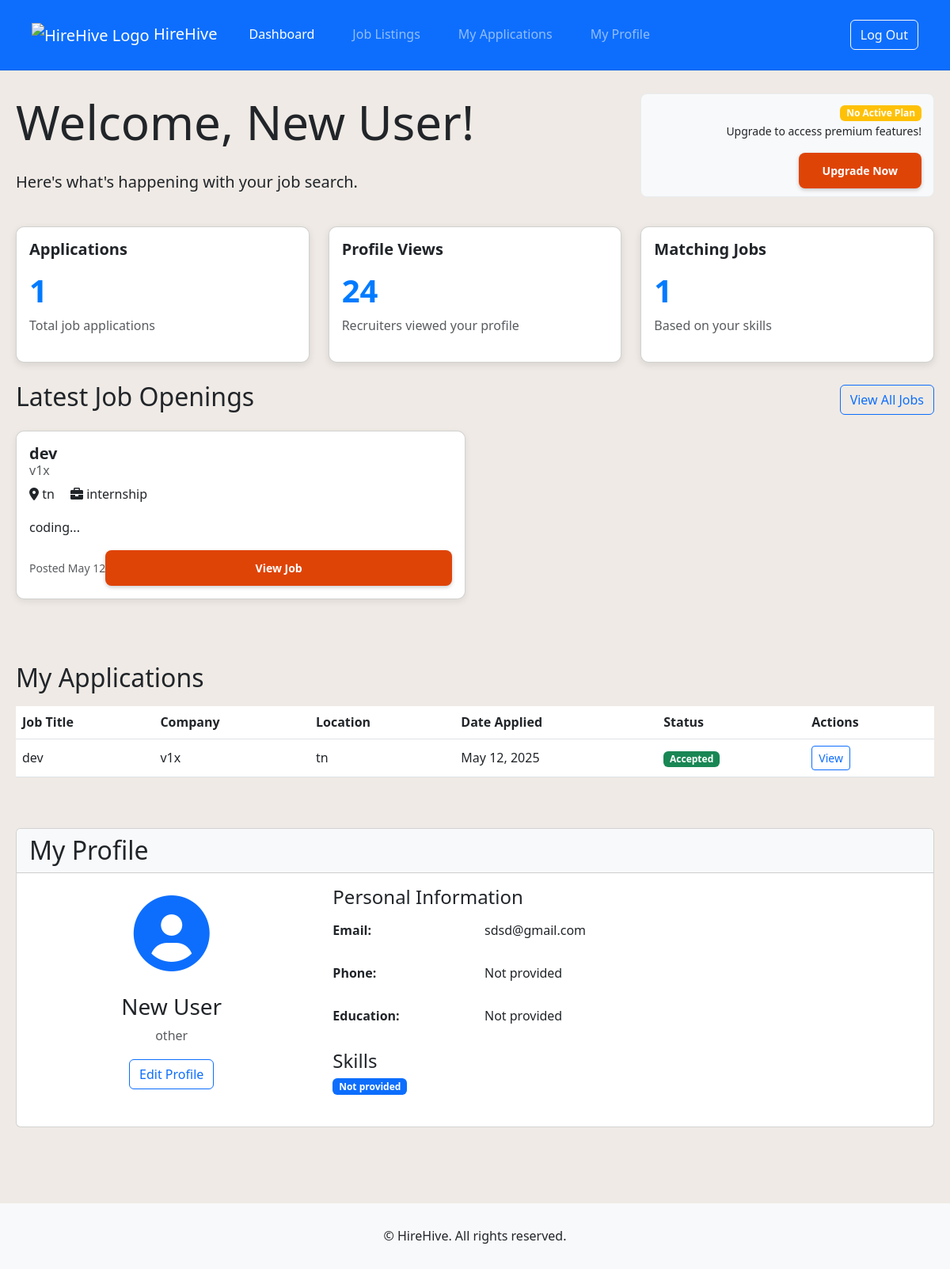
Page /dashboard-job-seeker.php (signed in) on the committed database.
### tables this page shows
CREATE TABLE `jobseekers` (
  `jobseeker_id` int(11) NOT NULL,
  `user_id` int(11) NOT NULL,
  `full_name` varchar(100) NOT NULL,
  `profession` varchar(100) NOT NULL,
  `education` varchar(50) NOT NULL,
  `skills` text NOT NULL,
  `portfolio` varchar(255) DEFAULT NULL,
  `phone` varchar(20) NOT NULL,
  `linkedin` varchar(255) DEFAULT NULL,
  `website` varchar(255) DEFAULT NULL,
  `other_profession` varchar(100) DEFAULT NULL
);

CREATE TABLE `joblistings` (
  `job_id` int(11) NOT NULL,
  `enterprise_id` int(11) NOT NULL,
  `title` varchar(100) NOT NULL,
  `description` text NOT NULL,
  `requirements` text NOT NULL,
  `responsibilities` text DEFAULT NULL,
  `benefits` text DEFAULT NULL,
  `location` varchar(100) NOT NULL,
  `job_type` enum('full-time','part-time','contract','internship','remote') NOT NULL,
  `salary_range` varchar(100) DEFAULT NULL,
  `posted_date` timestamp NOT NULL DEFAULT current_timestamp(),
  `closing_date` timestamp NULL DEFAULT NULL,
  `status` enum('open','closed','draft') NOT NULL DEFAULT 'open'
);

CREATE TABLE `enterprises` (
  `enterprise_id` int(11) NOT NULL,
  `user_id` int(11) NOT NULL,
  `company_name` varchar(100) NOT NULL,
  `company_size` varchar(50) NOT NULL,
  `worker_types` text NOT NULL,
  `product_service_description` text NOT NULL,
  `phone` varchar(20) NOT NULL,
  `linkedin` varchar(255) DEFAULT NULL,
  `website` varchar(255) DEFAULT NULL,
  `other_worker_type` varchar(100) DEFAULT NULL
);

CREATE TABLE `job_applications` (
  `application_id` int(11) NOT NULL,
  `job_id` int(11) NOT NULL,
  `jobseeker_id` int(11) NOT NULL,
  `application_date` timestamp NOT NULL DEFAULT current_timestamp(),
  `cover_letter` text DEFAULT NULL,
  `status` enum('pending','reviewed','interviewed','offered','rejected','accepted') NOT NULL DEFAULT 'pending',
  `feedback` text DEFAULT NULL
);

CREATE TABLE `users` (
  `user_id` int(11) NOT NULL,
  `email` varchar(100) NOT NULL,
  `password` varchar(255) NOT NULL,
  `role` enum('job-seeker','enterprise','admin') NOT NULL,
  `created_at` timestamp NOT NULL DEFAULT current_timestamp(),
  `updated_at` timestamp NOT NULL DEFAULT current_timestamp() ON UPDATE current_timestamp()
);

### session.php (called while the page is built, shortened)
<?php
function get_user_data($conn, $table) {
    $user_id = $_SESSION["user_id"];
    if ($table === 'jobseekers') {
        $sql = "SELECT j.*, u.email FROM jobseekers j
                JOIN users u ON j.user_id = u.user_id
                WHERE j.user_id = ?";
    } else if ($table === 'enterprises') {
        $sql = "SELECT e.*, u.email FROM enterprises e
                JOIN users u ON e.user_id = u.user_id
                WHERE e.user_id = ?";
    } else if ($table === 'admin') {
        $sql = "SELECT u.user_id, u.email, u.role, 'Admin' as name, 'System Administrator' as company_name
                FROM users u
                WHERE u.user_id = ? AND u.role = 'admin'";
    } else {
        return false;
    }
    $stmt = $conn->prepare($sql);
    $stmt->bind_param("i", $user_id);
    $stmt->execute();
    $result = $stmt->get_result();
    if ($result->num_rows === 1) {
        return $result->fetch_assoc();
    } else {
        return false;
    }
}
?>

### dashboard-job-seeker.php (the view, shortened to what this page needs)
<?php
require_once "session.php";
require_once "db_connect.php";
$user_data = get_user_data($conn, 'jobseekers');
$subscription = null;
$applications = array();
$app_sql = "SELECT ja.*, jl.title, jl.location, e.company_name
            FROM job_applications ja
            JOIN jobseekers j ON ja.jobseeker_id = j.jobseeker_id
            JOIN joblistings jl ON ja.job_id = jl.job_id
            JOIN enterprises e ON jl.enterprise_id = e.enterprise_id
            WHERE j.user_id = ?
            ORDER BY ja.application_date DESC";
$stmt = $conn->prepare($app_sql);
$stmt->bind_param("i", $_SESSION["user_id"]);
$stmt->execute();
$result = $stmt->get_result();
if ($result->num_rows > 0) {
    while ($row = $result->fetch_assoc()) {
        $applications[] = $row;
    }
}
$jobs = array();
$jobs_sql = "SELECT jl.*, e.company_name
             FROM joblistings jl
             JOIN enterprises e ON jl.enterprise_id = e.enterprise_id
             WHERE jl.status = 'open'
             ORDER BY jl.posted_date DESC
             LIMIT 10";
$result = $conn->query($jobs_sql);
if ($result->num_rows > 0) {
    while ($row = $result->fetch_assoc()) {
        $jobs[] = $row;
    }
}
?>
<!DOCTYPE html>
<html lang="en">
<head>
    <link href="https://cdn.jsdelivr.net/npm/bootstrap@5.3.0/dist/css/bootstrap.min.css" rel="stylesheet">
    <link rel="stylesheet" href="css/style.css">
    <link rel="stylesheet" href="css/dashboard.css">
    <link rel="stylesheet" href="https://cdnjs.cloudflare.com/ajax/libs/font-awesome/6.0.0/css/all.min.css">
</head>
<body>
    <nav class="navbar navbar-expand-lg navbar-dark bg-primary">
        <div class="container">
            <a class="navbar-brand" href="index.html">
                <img src="assets/images/logo.png" alt="HireHive Logo" height="40">
                HireHive
            </a>
            <div class="collapse navbar-collapse" id="navbarNav">
                <ul class="navbar-nav me-auto">
                    <li class="nav-item">
                        <a class="nav-link active" href="dashboard-job-seeker.php">Dashboard</a>
                    </li>
                    <li class="nav-item">
                        <a class="nav-link" href="#job-listings">Job Listings</a>
                    </li>
                    <li class="nav-item">
                        <a class="nav-link" href="#applications">My Applications</a>
                    </li>
                    <li class="nav-item">
                        <a class="nav-link" href="#profile">My Profile</a>
                    </li>
                </ul>
                <div class="d-flex">
                    <a href="logout.php" class="btn btn-outline-light">Log Out</a>
                </div>
            </div>
        </div>
    </nav>
    <div class="container py-5">
        <div class="row mb-4">
            <div class="col-md-8">
                <h1>Welcome, <?php echo htmlspecialchars($user_data['full_name']); ?>!</h1>
                <p class="lead">Here's what's happening with your job search.</p>
            </div>
            <div class="col-md-4 text-end">
                <?php if ($subscription): ?>
                    <div class="subscription-info">
                        <span class="badge bg-success">Active Plan: <?php echo htmlspecialchars($subscription['plan_name']); ?></span>
                        <p class="small">Valid until: <?php echo date('M d, Y', strtotime($subscription['end_date'])); ?></p>
                    </div>
                <?php else: ?>
                    <div class="subscription-info">
                        <span class="badge bg-warning">No Active Plan</span>
                        <p class="small">Upgrade to access premium features!</p>
                        <button class="btn btn-sm btn-primary" data-bs-toggle="modal" data-bs-target="#upgradeModal">Upgrade Now</button>
                    </div>
                <?php endif; ?>
            </div>
        </div>
        <div class="row mb-4">
            <div class="col-md-4">
                <div class="card dashboard-card">
                    <div class="card-body">
                        <h5 class="card-title">Applications</h5>
                        <p class="card-text stat-number"><?php echo count($applications); ?></p>
                        <p class="text-muted">Total job applications</p>
                    </div>
                </div>
            </div>
            <div class="col-md-4">
                <div class="card dashboard-card">
                    <div class="card-body">
                        <h5 class="card-title">Profile Views</h5>
                        <p class="card-text stat-number">24</p>
                        <p class="text-muted">Recruiters viewed your profile</p>
                    </div>
                </div>
            </div>
            <div class="col-md-4">
                <div class="card dashboard-card">
                    <div class="card-body">
                        <h5 class="card-title">Matching Jobs</h5>
                        <p class="card-text stat-number"><?php echo count($jobs); ?></p>
                        <p class="text-muted">Based on your skills</p>
                    </div>
                </div>
            </div>
        </div>
        <section id="job-listings" class="mb-5">
            <div class="d-flex justify-content-between align-items-center mb-3">
                <h2>Latest Job Openings</h2>
                <a href="#" class="btn btn-outline-primary">View All Jobs</a>
            </div>
            <?php if (count($jobs) > 0): ?>
                <div class="row">
                    <?php foreach ($jobs as $job): ?>
                        <div class="col-md-6 mb-3">
                            <div class="card job-card">
                                <div class="card-body">
                                    <h5 class="card-title"><?php echo htmlspecialchars($job['title']); ?></h5>
                                    <h6 class="card-subtitle mb-2 text-muted"><?php echo htmlspecialchars($job['company_name']); ?></h6>
                                    <p class="card-text">
                                        <i class="fas fa-map-marker-alt"></i> <?php echo htmlspecialchars($job['location']); ?>
                                        <span class="ms-3"><i class="fas fa-briefcase"></i> <?php echo htmlspecialchars($job['job_type']); ?></span>
                                    </p>
                                    <p class="card-text"><?php echo substr(htmlspecialchars($job['description']), 0, 100) . '...'; ?></p>
                                    <div class="d-flex justify-content-between align-items-center">
                                        <span class="text-muted small">Posted <?php echo date('M d', strtotime($job['posted_date'])); ?></span>
                                        <a href="view-job-public.php?id=<?php echo $job['job_id']; ?>" class="btn btn-sm btn-primary">View Job</a>
                                    </div>
                                </div>
                            </div>
                        </div>
                    <?php endforeach; ?>
                </div>
            <?php else: ?>
                <div class="alert alert-info">No job listings available at the moment. Check back later!</div>
            <?php endif; ?>
        </section>
        <section id="applications" class="mb-5">
            <h2 class="mb-3">My Applications</h2>
            <?php if (count($applications) > 0): ?>
                <div class="table-responsive">
                    <table class="table table-hover">
                        <thead>
                            <tr>
                                <th>Job Title</th>
                                <th>Company</th>
                                <th>Location</th>
                                <th>Date Applied</th>
                                <th>Status</th>
                                <th>Actions</th>
                            </tr>
                        </thead>
                        <tbody>
                            <?php foreach ($applications as $app): ?>
                                <tr>
                                    <td><?php echo htmlspecialchars($app['title']); ?></td>
                                    <td><?php echo htmlspecialchars($app['company_name']); ?></td>
                                    <td><?php echo htmlspecialchars($app['location']); ?></td>
                                    <td><?php echo date('M d, Y', strtotime($app['application_date'])); ?></td>
                                    <td>
                                        <span class="badge <?php
                                            switch($app['status']) {
                                                case 'accepted': echo 'bg-success'; break;
                                            }
                                        ?>">
                                            <?php echo ucfirst(htmlspecialchars($app['status'])); ?>
                                        </span>
                                    </td>
                                    <td>
                                        <a href="application-details.php?id=<?php echo $app['application_id']; ?>" class="btn btn-sm btn-outline-primary">View</a>
                                    </td>
                                </tr>
                            <?php endforeach; ?>
                        </tbody>
                    </table>
                </div>
            <?php else: ?>
                <div class="alert alert-info">You haven't applied to any jobs yet.</div>
            <?php endif; ?>
        </section>
        <section id="profile" class="mb-5">
            <div class="card">
                <div class="card-header bg-light">
                    <h2 class="mb-0">My Profile</h2>
                </div>
                <div class="card-body">
                    <div class="row">
                        <div class="col-md-4 text-center mb-3">
                            <div class="profile-image">
                                <i class="fas fa-user-circle fa-6x text-primary"></i>
                            </div>
                            <h3 class="mt-3"><?php echo htmlspecialchars($user_data['full_name']); ?></h3>
                            <p class="text-muted"><?php echo htmlspecialchars($user_data['profession']); ?></p>
                            <a href="edit-profile.php" class="btn btn-outline-primary">Edit Profile</a>
                        </div>
                        <div class="col-md-8">
                            <h4>Personal Information</h4>
                            <div class="mb-3 row">
                                <label class="col-sm-3 col-form-label fw-bold">Email:</label>
                                <div class="col-sm-9">
                                    <p class="form-control-plaintext"><?php echo htmlspecialchars($user_data['email']); ?></p>
                                </div>
                            </div>
                            <div class="mb-3 row">
                                <label class="col-sm-3 col-form-label fw-bold">Phone:</label>
                                <div class="col-sm-9">
                                    <p class="form-control-plaintext"><?php echo htmlspecialchars($user_data['phone']); ?></p>
                                </div>
                            </div>
                            <div class="mb-3 row">
                                <label class="col-sm-3 col-form-label fw-bold">Education:</label>
                                <div class="col-sm-9">
                                    <p class="form-control-plaintext"><?php echo htmlspecialchars($user_data['education']); ?></p>
                                </div>
                            </div>
                            <h4 class="mt-4">Skills</h4>
                            <div class="skills-container mb-3">
                                <?php
                                $skills = explode(',', $user_data['skills']);
                                foreach ($skills as $skill):
                                ?>
                                    <span class="badge bg-primary me-2 mb-2"><?php echo htmlspecialchars(trim($skill)); ?></span>
                                <?php endforeach; ?>
                            </div>
                        </div>
                    </div>
                </div>
            </div>
        </section>
    </div>
    <footer class="footer bg-light py-4 mt-auto">
        <div class="container">
            <div class="row">
                <div class="col-md-12 text-center">
                    <p>&copy; HireHive. All rights reserved.</p>
                </div>
            </div>
        </div>
    </footer>
</body>
</html>

### rows in the picture
jobseekers: full_name "New User", profession "other", user.email "sdsd@gmail.com", phone "Not provided", education "Not provided", skills "Not provided"
joblistings: title "dev", enterprise.company_name "v1x", location "tn", job_type "internship", description "coding", posted_date "May 12"
job_applications: job.title "dev", enterprises.company_name "v1x", job.location "tn", application_date "May 12, 2025", status "Accepted"

### other values in the picture
count($applications) "1"
count($jobs) "1"
